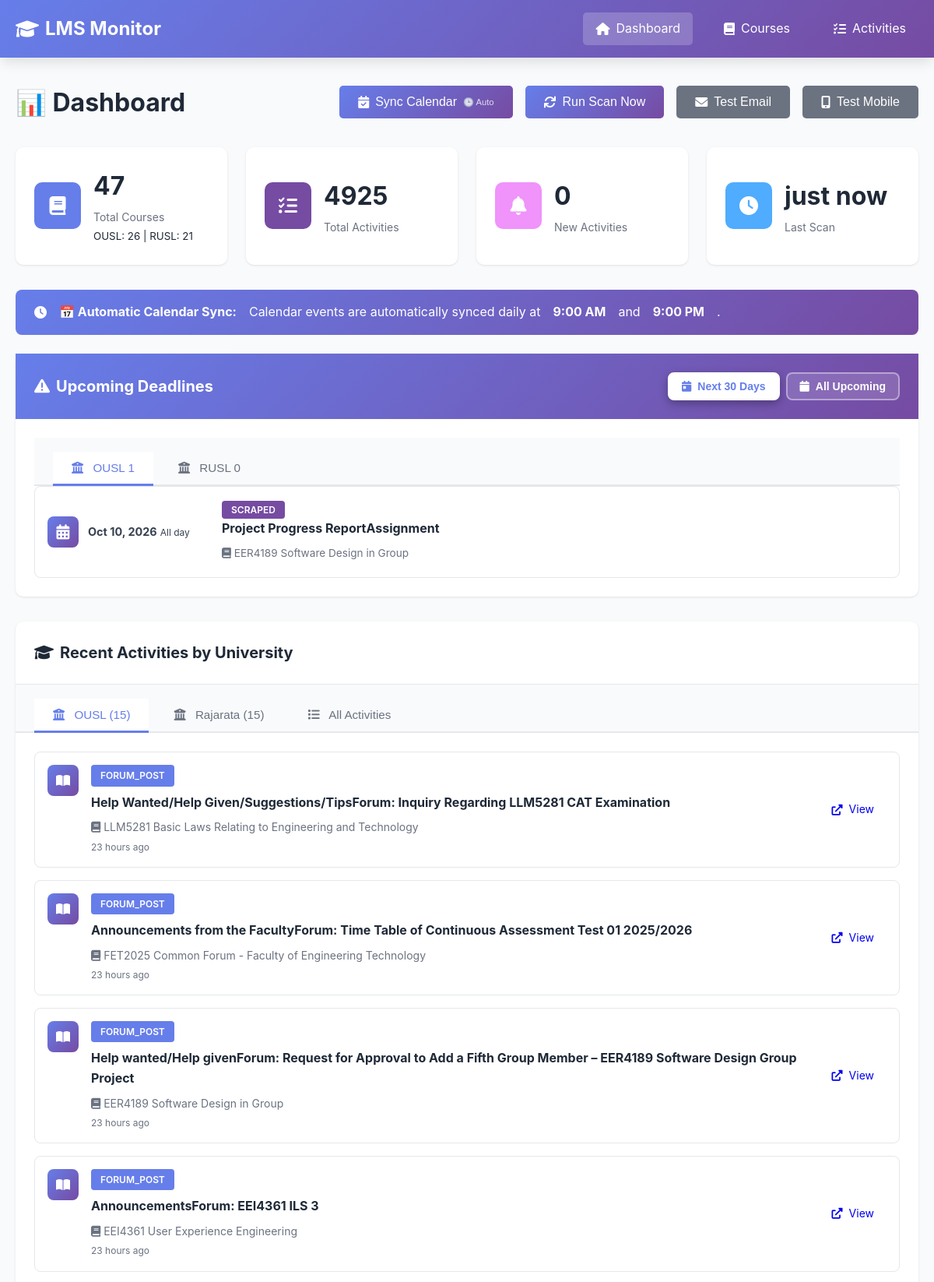
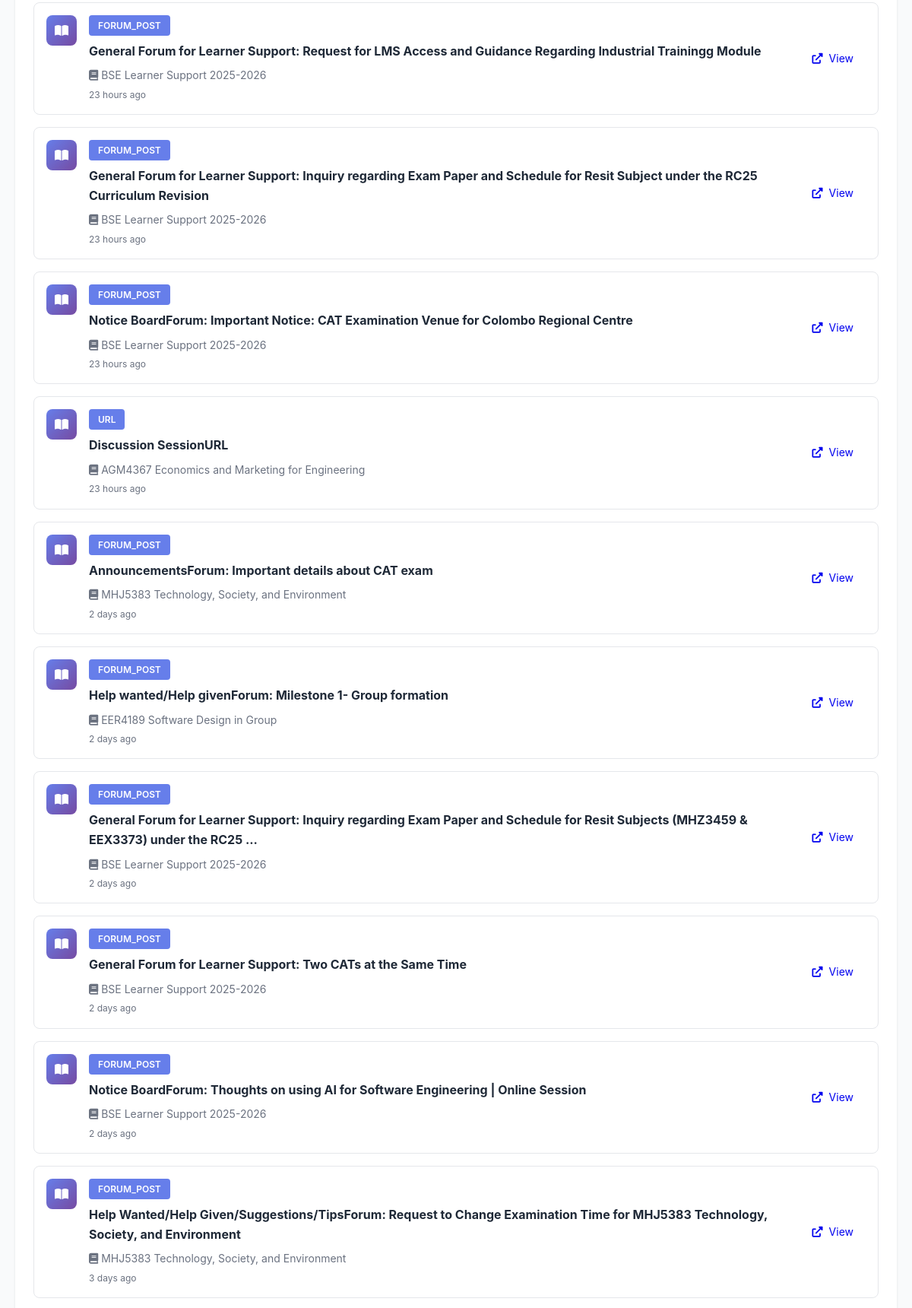
The page / (upper part) on the database its author committed (2 pictures, top to bottom).
### tables this page shows
CREATE TABLE scan_history (
                id INTEGER PRIMARY KEY AUTOINCREMENT,
                lms_name TEXT NOT NULL,
                scan_time TIMESTAMP DEFAULT CURRENT_TIMESTAMP,
                courses_found INTEGER,
                activities_found INTEGER,
                new_activities INTEGER,
                status TEXT,
                error_message TEXT
            );

CREATE TABLE deadlines (
                id INTEGER PRIMARY KEY AUTOINCREMENT,
                deadline_id TEXT UNIQUE NOT NULL,
                title TEXT NOT NULL,
                description TEXT,
                deadline_date TIMESTAMP NOT NULL,
                lms_name TEXT NOT NULL,
                course_id TEXT,
                activity_id TEXT,
                source TEXT NOT NULL,
                location TEXT,
                first_seen TIMESTAMP DEFAULT CURRENT_TIMESTAMP,
                FOREIGN KEY (course_id) REFERENCES courses(course_id),
                FOREIGN KEY (activity_id) REFERENCES activities(activity_id)
            );

CREATE TABLE courses (
                id INTEGER PRIMARY KEY AUTOINCREMENT,
                course_id TEXT UNIQUE NOT NULL,
                lms_name TEXT NOT NULL,
                course_name TEXT NOT NULL,
                course_url TEXT,
                first_seen TIMESTAMP DEFAULT CURRENT_TIMESTAMP,
                last_checked TIMESTAMP DEFAULT CURRENT_TIMESTAMP
            );

### app.py (the view)
@app.route('/')
def index():
    stats = db.get_stats()
    recent_activities = db.get_recent_activities(limit=20)
    scan_history = db.get_scan_history(limit=10)
    ousl_activities = db.get_activities_by_lms('OUSL', limit=15)
    rusl_activities = db.get_activities_by_lms('RUSL', limit=15)
    upcoming_deadlines = db.get_all_upcoming_deadlines(days_ahead=365)
    import re
    for deadline in upcoming_deadlines:
        if deadline['source'] in ['calendar', 'scraped'] and not deadline.get('course_name'):
            course_code_match = re.search(r'\b([A-Z]{2,4}\d{4})\b', deadline['title'])
            if course_code_match:
                course_code = course_code_match.group(1)
                courses = db.get_all_courses()
                for course in courses:
                    if course_code in course['course_name']:
                        deadline['course_name'] = course['course_name']
                        break
    is_render = os.getenv('RENDER') is not None or os.getenv('RAILWAY_ENVIRONMENT') is not None
    return render_template('index.html',
                          stats=stats,
                          recent_activities=recent_activities,
                          ousl_activities=ousl_activities,
                          rusl_activities=rusl_activities,
                          upcoming_deadlines=upcoming_deadlines,
                          scan_history=scan_history,
                          is_render=is_render)

### app.py (called while the page is built)
@app.template_filter('datetime')
def format_datetime(value, format='%Y-%m-%d %H:%M:%S'):
    if value is None:
        return ''
    if isinstance(value, str):
        try:
            value = datetime.fromisoformat(value.replace('Z', '+00:00'))
        except:
            return value
    if value.tzinfo is None:
        from datetime import timezone
        value = value.replace(tzinfo=timezone.utc)
    from datetime import timezone, timedelta
    colombo_tz = timezone(timedelta(hours=5, minutes=30))
    local_time = value.astimezone(colombo_tz)
    return local_time.strftime(format)

### database.py (called while the page is built)
    def get_connection(self):
        return sqlite3.connect(self.db_path)

    def get_recent_activities(self, limit: int = 50) -> List[Dict[str, Any]]:
        conn = self.get_connection()
        cursor = conn.cursor()
        cursor.execute("""
            SELECT
                a.activity_id,
                a.activity_type,
                a.title,
                a.description,
                a.url,
                a.deadline,
                a.first_seen,
                a.is_new,
                c.course_name,
                c.lms_name
            FROM activities a
            JOIN courses c ON a.course_id = c.course_id
            ORDER BY a.first_seen DESC
            LIMIT ?
        """, (limit,))
        columns = [desc[0] for desc in cursor.description]
        activities = [dict(zip(columns, row)) for row in cursor.fetchall()]
        conn.close()
        return activities

    def get_activities_by_lms(self, lms_name: str, limit: int = 20) -> List[Dict[str, Any]]:
        conn = self.get_connection()
        cursor = conn.cursor()
        cursor.execute("""
            SELECT
                a.activity_id,
                a.activity_type,
                a.title,
                a.description,
                a.url,
                a.deadline,
                a.first_seen,
                a.is_new,
                c.course_name,
                c.lms_name
            FROM activities a
            JOIN courses c ON a.course_id = c.course_id
            WHERE c.lms_name = ?
            ORDER BY a.first_seen DESC
            LIMIT ?
        """, (lms_name, limit))
        columns = [desc[0] for desc in cursor.description]
        activities = [dict(zip(columns, row)) for row in cursor.fetchall()]
        conn.close()
        return activities

### templates/index.html (shortened to what this page needs)
{% extends "base.html" %}  {% block content %}
<div class="dashboard">
  <div class="page-header">
    <h1>📊 Dashboard</h1>
    <div class="actions">
      <button
        onclick="syncCalendar()"
        class="btn btn-primary"
        title="Auto-syncs daily at 9 AM & 9 PM"
      >
        <i class="fas fa-calendar-check"></i> Sync Calendar
        <span style="font-size: 0.7em; opacity: 0.8">🕒 Auto</span>
      </button>
      {% if is_render %}
      <button class="btn btn-secondary" disabled title="Scanning is automated via GitHub Actions (runs twice daily)">
        <i class="fas fa-sync"></i> Auto Scan (GitHub Actions)
      </button>
      {% else %}
      <button onclick="triggerScan()" class="btn btn-primary">
        <i class="fas fa-sync"></i> Run Scan Now
      </button>
      {% endif %}
      <button onclick="testEmail()" class="btn btn-secondary">
        <i class="fas fa-envelope"></i> Test Email
      </button>
      <button onclick="testNtfy()" class="btn btn-secondary">
        <i class="fas fa-mobile-alt"></i> Test Mobile
      </button>
    </div>
  </div>
  <div class="stats-grid">
    <div class="stat-card">
      <div class="stat-icon" style="background: #667eea">
        <i class="fas fa-book"></i>
      </div>
      <div class="stat-content">
        <h3>{{ stats.total_courses }}</h3>
        <p>Total Courses</p>
        <small
          >OUSL: {{ stats.ousl_courses }} | RUSL: {{ stats.rusl_courses
          }}</small
        >
      </div>
    </div>
    <div class="stat-card">
      <div class="stat-icon" style="background: #764ba2">
        <i class="fas fa-tasks"></i>
      </div>
      <div class="stat-content">
        <h3>{{ stats.total_activities }}</h3>
        <p>Total Activities</p>
      </div>
    </div>
    <div class="stat-card">
      <div class="stat-icon" style="background: #f093fb">
        <i class="fas fa-bell"></i>
      </div>
      <div class="stat-content">
        <h3 id="new-activities-count">{{ stats.new_activities }}</h3>
        <p>New Activities</p>
      </div>
    </div>
    <div class="stat-card">
      <div class="stat-icon" style="background: #4facfe">
        <i class="fas fa-clock"></i>
      </div>
      <div class="stat-content">
        <h3>
          {{ stats.last_scan_time|timeago if stats.last_scan_time else 'Never'
          }}
        </h3>
        <p>Last Scan</p>
      </div>
    </div>
  </div>
  <div
    class="alert alert-success"
    style="
      background: linear-gradient(135deg, #667eea 0%, #764ba2 100%);
      color: white;
      border: none;
    "
  >
    <i class="fas fa-clock"></i>
    <strong>📅 Automatic Calendar Sync:</strong> Calendar events are
    automatically synced daily at <strong>9:00 AM</strong> and
    <strong>9:00 PM</strong>.
  </div>
  {% if upcoming_deadlines %}
  <div class="card deadline-card">
    <div
      class="card-header"
      style="display: flex; justify-content: space-between; align-items: center"
    >
      <h2><i class="fas fa-exclamation-triangle"></i> Upcoming Deadlines</h2>
      <div class="deadline-filter">
        <button
          class="filter-btn active"
          onclick="filterDeadlines(30)"
          data-days="30"
        >
          <i class="fas fa-calendar-day"></i> Next 30 Days
        </button>
        <button class="filter-btn" onclick="filterDeadlines(0)" data-days="0">
          <i class="fas fa-calendar"></i> All Upcoming
        </button>
      </div>
    </div>
    <div class="card-body">
      <div class="tabs">
        <button
          class="tab-button active"
          onclick="switchDeadlineTab(event, 'ousl-deadlines')"
        >
          <i class="fas fa-university"></i> OUSL
          <span class="tab-count" id="ousl-count">
            {{ upcoming_deadlines|selectattr('lms_name', 'equalto',
            'OUSL')|list|length }}
          </span>
        </button>
        <button
          class="tab-button"
          onclick="switchDeadlineTab(event, 'rusl-deadlines')"
        >
          <i class="fas fa-university"></i> RUSL
          <span class="tab-count" id="rusl-count">
            {{ upcoming_deadlines|selectattr('lms_name', 'equalto',
            'RUSL')|list|length }}
          </span>
        </button>
      </div>
      <div id="ousl-deadlines" class="tab-content active">
        <div class="deadline-list">
          {% for activity in upcoming_deadlines %} {% if activity.lms_name ==
          'OUSL' %}
          <div
            class="deadline-item {% if activity.is_new %}new{% endif %}"
            data-deadline-date="{{ activity.deadline_date }}"
          >
            <div class="deadline-date">
              <div class="date-icon">
                <i class="fas fa-calendar-alt"></i>
              </div>
              <div class="date-text">
                <strong
                  >{{ activity.deadline_date|datetime('%b %d, %Y') }}</strong
                >
                {% if activity.source == 'scraped' %}
                <small>All day</small>
                {% else %}
                <small>{{ activity.deadline_date|datetime('%I:%M %p') }}</small>
                {% endif %}
              </div>
            </div>
            <div class="deadline-content">
              {% if activity.source %}
              <span
                class="activity-type"
                style="background: {% if activity.source == 'calendar' %}#667eea{% else %}#764ba2{% endif %}"
              >
                {{ activity.source|capitalize }}
              </span>
              {% elif activity.activity_type %}
              <span class="activity-type">{{ activity.activity_type }}</span>
              {% endif %}
              <h4>{{ activity.title }}</h4>
              {% if activity.course_name %}
              <p class="activity-course">
                <i class="fas fa-book"></i> {{ activity.course_name }}
              </p>
              {% endif %}
            </div>
          </div>
          {% endif %} {% endfor %}
        </div>
      </div>
    </div>
  </div>
  {% endif %}
  <div class="card">
    <div class="card-header">
      <h2>
        <i class="fas fa-graduation-cap"></i> Recent Activities by University
      </h2>
    </div>
    <div class="tabs">
      <button class="tab-button active" onclick="openTab(event, 'ousl')">
        <i class="fas fa-university"></i> OUSL ({{ ousl_activities|length }})
      </button>
      <button class="tab-button" onclick="openTab(event, 'rusl')">
        <i class="fas fa-university"></i> Rajarata ({{ rusl_activities|length
        }})
      </button>
      <button class="tab-button" onclick="openTab(event, 'all')">
        <i class="fas fa-list"></i> All Activities
      </button>
    </div>
    <div id="ousl" class="tab-content active">
      <div class="card-body">
        {% if ousl_activities %}
        <div class="activity-list">
          {% for activity in ousl_activities %}
          <div class="activity-item {% if activity.is_new %}new{% endif %}">
            <div class="activity-icon">
              {% if activity.activity_type == 'assign' %}
              <i class="fas fa-file-alt"></i>
              {% elif activity.activity_type == 'quiz' %}
              <i class="fas fa-question-circle"></i>
              {% elif activity.activity_type == 'resource' %}
              <i class="fas fa-file"></i>
              {% elif activity.activity_type == 'forum' %}
              <i class="fas fa-comments"></i>
              {% else %}
              <i class="fas fa-book-open"></i>
              {% endif %}
            </div>
            <div class="activity-content">
              <div class="activity-header">
                <span class="activity-type">{{ activity.activity_type }}</span>
              </div>
              <h4>{{ activity.title }}</h4>
              <p class="activity-course">
                <i class="fas fa-book"></i> {{ activity.course_name }}
              </p>
              <p class="activity-time">{{ activity.first_seen|timeago }}</p>
            </div>
            {% if activity.url %}
            <a href="{{ activity.url }}" target="_blank" class="btn btn-small">
              <i class="fas fa-external-link-alt"></i> View
            </a>
            {% endif %}
          </div>
          {% endfor %}
        </div>
        {% else %}
        <p class="empty-state">
          No OUSL activities found yet. Run a scan to get started!
        </p>
        {% endif %}
      </div>
    </div>
  </div>
</div>
{% endblock %}

### rows shown on the page
scan_history: last_scan_time "just now"
deadlines: deadline_date "Oct 10, 2026", shows "All day", source "SCRAPED", title "Project Progress ReportAssignment", course_name "EER4189 Software Design in Group"
courses: activity_type "FORUM_POST", title "Help Wanted/Help Given/Suggestions/TipsForum: Inquiry Regarding LLM5281 CAT Examination", course_name "LLM5281 Basic Laws Relating to Engineering and Technology", first_seen "23 hours ago"
courses: activity_type "FORUM_POST", title "Announcements from the FacultyForum: Time Table of Continuous Assessment Test 01 2025/2026", course_name "FET2025 Common Forum - Faculty of Engineering Technology", first_seen "23 hours ago"
courses: activity_type "FORUM_POST", title "Help wanted/Help givenForum: Request for Approval to Add a Fifth Group Member – EER4189 Software Design Group Project", course_name "EER4189 Software Design in Group", first_seen "23 hours ago", title "Help wanted/Help givenForum: Milestone 1- Group formation", first_seen "2 days ago"
courses: activity_type "FORUM_POST", title "AnnouncementsForum: EEI4361 ILS 3", course_name "EEI4361 User Experience Engineering", first_seen "23 hours ago"
courses: activity_type "FORUM_POST", title "General Forum for Learner Support: Request for LMS Access and Guidance Regarding Industrial Trainingg Module", course_name "BSE Learner Support 2025-2026", first_seen "23 hours ago", title "General Forum for Learner Support: Inquiry regarding Exam Paper and Schedule for Resit Subject under the RC25 Curriculum Revision", title "Notice BoardForum: Important Notice: CAT Examination Venue for Colombo Regional Centre", title "General Forum for Learner Support: Inquiry regarding Exam Paper and Schedule for Resit Subjects (MHZ3459 & EEX3373) under the RC25 ...", first_seen "2 days ago", title "General Forum for Learner Support: Two CATs at the Same Time", title "Notice BoardForum: Thoughts on using AI for Software Engineering | Online Session"
courses: activity_type "URL", title "Discussion SessionURL", course_name "AGM4367 Economics and Marketing for Engineering", first_seen "23 hours ago"
courses: activity_type "FORUM_POST", title "AnnouncementsForum: Important details about CAT exam", course_name "MHJ5383 Technology, Society, and Environment", first_seen "2 days ago", title "Help Wanted/Help Given/Suggestions/TipsForum: Request to Change Examination Time for MHJ5383 Technology, Society, and Environment", first_seen "3 days ago"

### other values the page prints
{{ stats.total_courses }} "47"
{{ stats.ousl_courses }} "26"
{{ stats.rusl_courses }} "21"
{{ stats.total_activities }} "4925"
{{ stats.new_activities }} "0"
{{ ousl_activities|length }} "15"
{{ rusl_activities|length }} "15"
